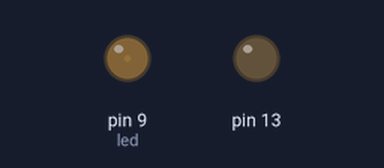
A sketch run on a simulated Arduino Uno, built with avr-gcc and run on an emulated ATmega328P. Parts: output pins drawn as LEDs (lit = HIGH).

Above: at 0.05 s.
At 1.15 s:
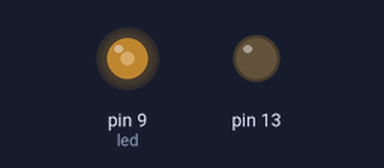
At 2.3 s:
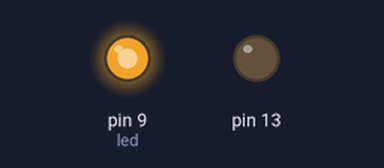
At 4.6 s:
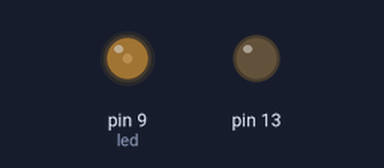
Timing chart, 0 to 6.7 s (numbered marks = the images above):
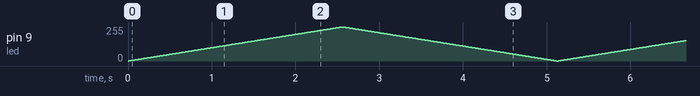

The sketch:

TheaterDimming.ino
```cpp
int led=9;
int i=1;
void setup()
{
  pinMode(13,OUTPUT);
  pinMode(led,OUTPUT);
}
void loop()
{
  digitalWrite(13,LOW);
  for(i=0;i<256;i++)
  {
  analogWrite(led,i);
  delay(10);
  }
  for(i=255;i>=0;i--)
  {
  analogWrite(led,i);
  delay(10);
  }
}
```
